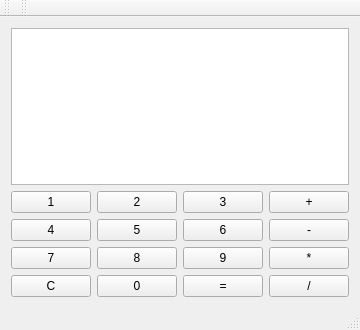
<?xml version="1.0" encoding="UTF-8"?>
<ui version="4.0">
 <class>MainWindow</class>
 <widget class="QMainWindow" name="MainWindow">
  <property name="geometry">
   <rect>
    <x>0</x>
    <y>0</y>
    <width>331</width>
    <height>330</height>
   </rect>
  </property>
  <property name="windowTitle">
   <string>MainWindow</string>
  </property>
  <widget class="QWidget" name="centralWidget">
   <layout class="QGridLayout" name="gridLayout">
    <item row="1" column="1">
     <widget class="QPushButton" name="B2">
      <property name="text">
       <string>2</string>
      </property>
     </widget>
    </item>
    <item row="0" column="0" colspan="4">
     <widget class="QTextEdit" name="iobox">
      <property name="html">
       <string>&lt;!DOCTYPE HTML PUBLIC &quot;-//W3C//DTD HTML 4.0//EN&quot; &quot;http://www.w3.org/TR/REC-html40/strict.dtd&quot;&gt;
&lt;html&gt;&lt;head&gt;&lt;meta name=&quot;qrichtext&quot; content=&quot;1&quot; /&gt;&lt;style type=&quot;text/css&quot;&gt;
p, li { white-space: pre-wrap; }
&lt;/style&gt;&lt;/head&gt;&lt;body style=&quot; font-family:'Ubuntu'; font-size:11pt; font-weight:400; font-style:normal;&quot;&gt;
&lt;p style=&quot;-qt-paragraph-type:empty; margin-top:0px; margin-bottom:0px; margin-left:0px; margin-right:0px; -qt-block-indent:0; text-indent:0px;&quot;&gt;&lt;br /&gt;&lt;/p&gt;&lt;/body&gt;&lt;/html&gt;</string>
      </property>
     </widget>
    </item>
    <item row="2" column="0">
     <widget class="QPushButton" name="B4">
      <property name="text">
       <string>4</string>
      </property>
     </widget>
    </item>
    <item row="1" column="0">
     <widget class="QPushButton" name="B1">
      <property name="text">
       <string>1</string>
      </property>
     </widget>
    </item>
    <item row="3" column="2">
     <widget class="QPushButton" name="B9">
      <property name="text">
       <string>9</string>
      </property>
     </widget>
    </item>
    <item row="3" column="0">
     <widget class="QPushButton" name="B7">
      <property name="text">
       <string>7</string>
      </property>
     </widget>
    </item>
    <item row="1" column="2">
     <widget class="QPushButton" name="B3">
      <property name="text">
       <string>3</string>
      </property>
     </widget>
    </item>
    <item row="2" column="3">
     <widget class="QPushButton" name="BSUB">
      <property name="text">
       <string>-</string>
      </property>
     </widget>
    </item>
    <item row="3" column="3">
     <widget class="QPushButton" name="BMUL">
      <property name="text">
       <string>*</string>
      </property>
     </widget>
    </item>
    <item row="2" column="2">
     <widget class="QPushButton" name="B6">
      <property name="text">
       <string>6</string>
      </property>
     </widget>
    </item>
    <item row="2" column="1">
     <widget class="QPushButton" name="B5">
      <property name="text">
       <string>5</string>
      </property>
     </widget>
    </item>
    <item row="1" column="3">
     <widget class="QPushButton" name="BADD">
      <property name="text">
       <string>+</string>
      </property>
     </widget>
    </item>
    <item row="3" column="1">
     <widget class="QPushButton" name="B8">
      <property name="text">
       <string>8</string>
      </property>
     </widget>
    </item>
    <item row="4" column="0">
     <widget class="QPushButton" name="BCLR">
      <property name="text">
       <string>C</string>
      </property>
     </widget>
    </item>
    <item row="4" column="1">
     <widget class="QPushButton" name="B0">
      <property name="text">
       <string>0</string>
      </property>
     </widget>
    </item>
    <item row="4" column="2">
     <widget class="QPushButton" name="BRUN">
      <property name="text">
       <string>=</string>
      </property>
     </widget>
    </item>
    <item row="4" column="3">
     <widget class="QPushButton" name="BDIV">
      <property name="text">
       <string>/</string>
      </property>
     </widget>
    </item>
   </layout>
  </widget>
  <widget class="QMenuBar" name="menuBar">
   <property name="geometry">
    <rect>
     <x>0</x>
     <y>0</y>
     <width>331</width>
     <height>25</height>
    </rect>
   </property>
  </widget>
  <widget class="QToolBar" name="mainToolBar">
   <attribute name="toolBarArea">
    <enum>TopToolBarArea</enum>
   </attribute>
   <attribute name="toolBarBreak">
    <bool>false</bool>
   </attribute>
  </widget>
  <widget class="QStatusBar" name="statusBar"/>
  <widget class="QToolBar" name="toolBar">
   <property name="windowTitle">
    <string>toolBar</string>
   </property>
   <attribute name="toolBarArea">
    <enum>TopToolBarArea</enum>
   </attribute>
   <attribute name="toolBarBreak">
    <bool>false</bool>
   </attribute>
  </widget>
 </widget>
 <layoutdefault spacing="6" margin="11"/>
 <resources/>
 <connections/>
</ui>
